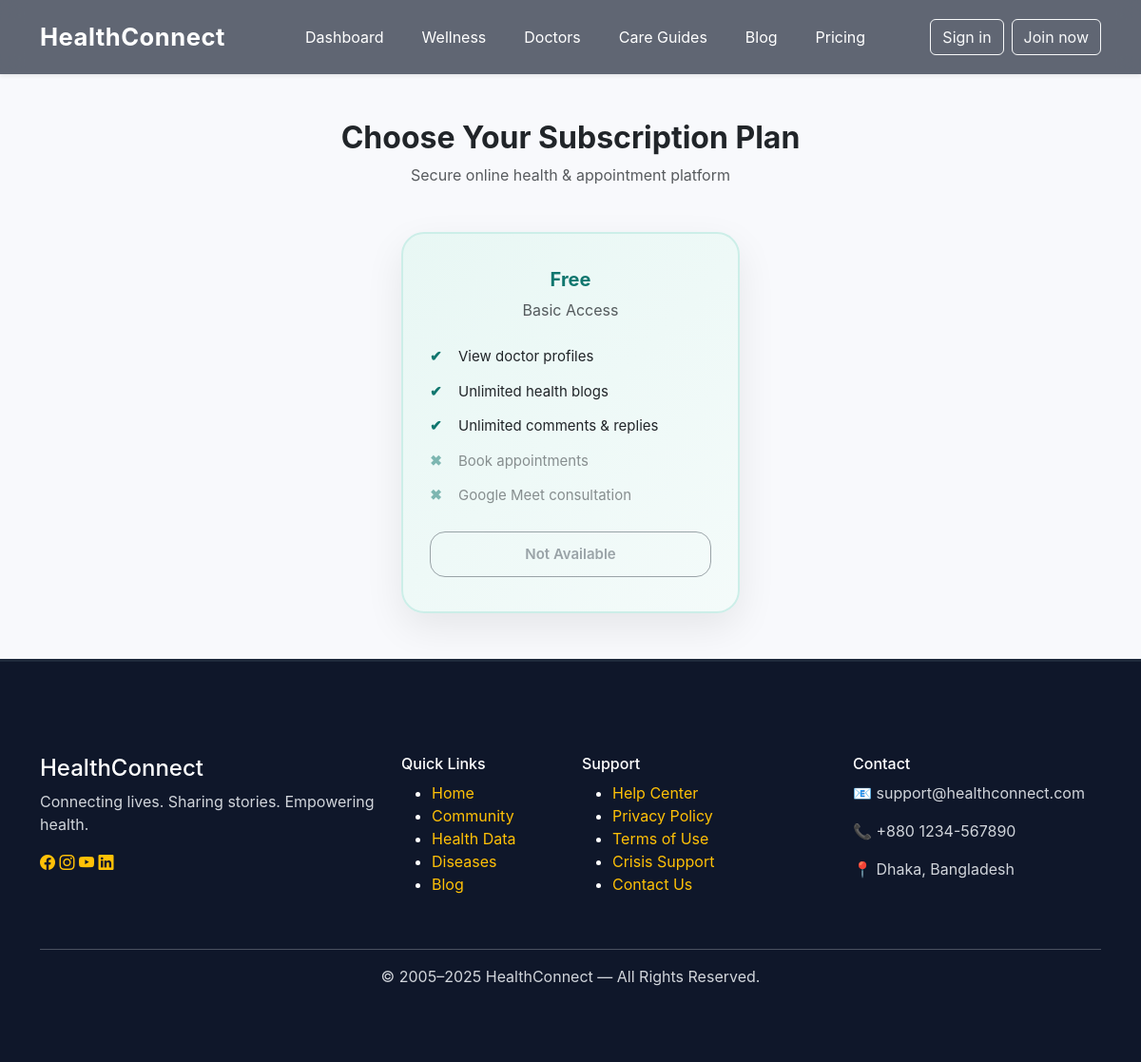
The app's page /subscriptions/plans/, older data.
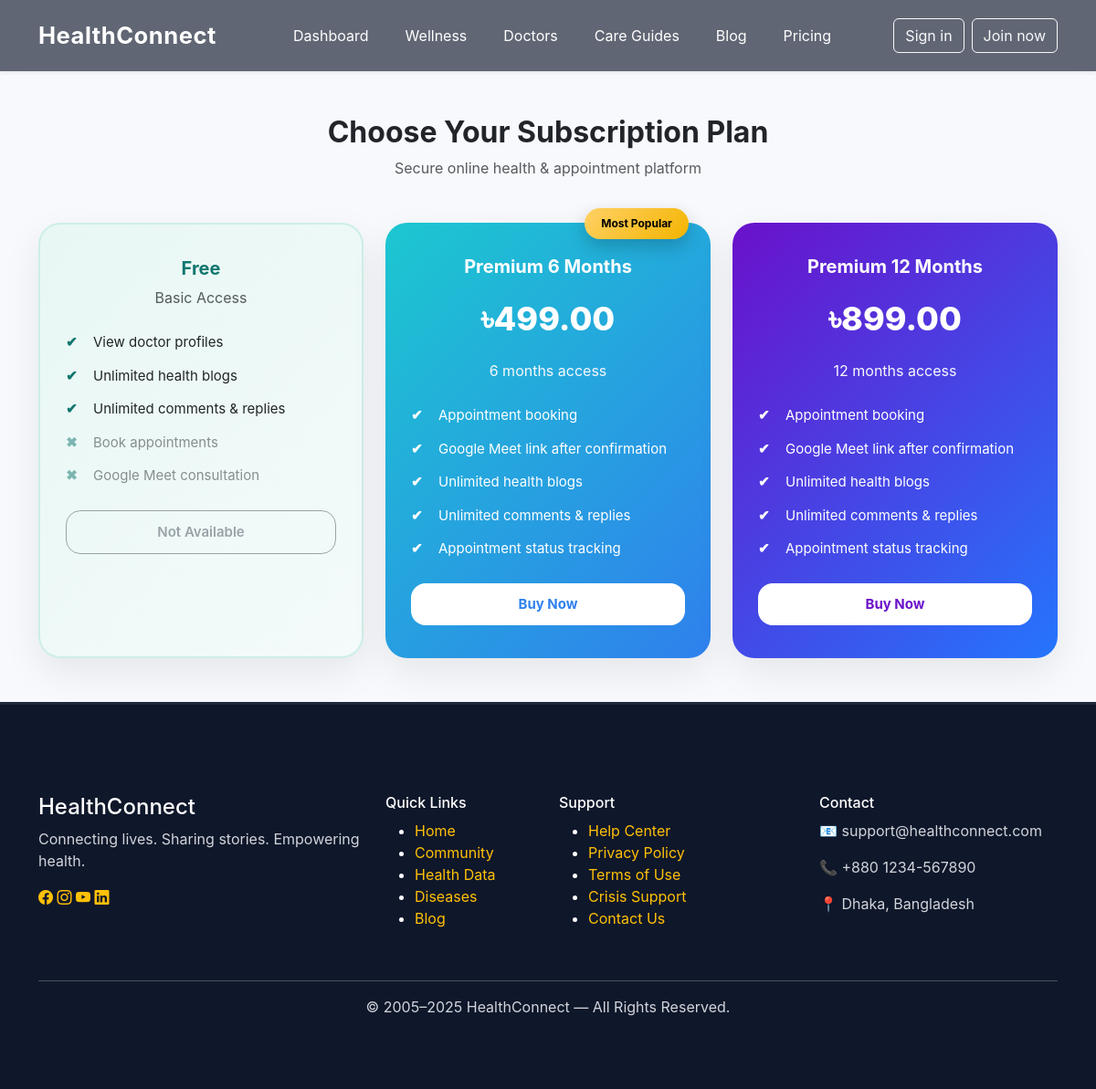
The same page, newer data.
### subscriptions/models.py (models this page shows, shortened)
class SubscriptionPlan(models.Model):
    PLAN_CHOICES = (
        ("premium_6", "Premium 6 Months"),
        ("premium_12", "Premium 12 Months"),
    )
    name = models.CharField(max_length=20, choices=PLAN_CHOICES, unique=True)
    price = models.DecimalField(max_digits=8, decimal_places=2)
    duration_months = models.PositiveIntegerField()

### subscriptions/views.py (the view)
# urls.py: path("plans/", views.subscription_plans, name="subscription_plans"),
def subscription_plans(request):
    plans = SubscriptionPlan.objects.all()
    return render(request, "subscriptions/plans.html", {"plans": plans})

### blog/context_processors.py (called while the page is built)
def unread_notifications(request):
    if request.user.is_authenticated:
        return {
            "unread_count": request.user.notifications.filter(is_read=False).count()
        }
    return {"unread_count": 0}

### subscriptions/templates/subscriptions/plans.html
{% extends "base.html" %}
{% load static %}
{% block content %}
<div class="container py-5">
  <h2 class="text-center fw-bold mb-2">Choose Your Subscription Plan</h2>
  <p class="text-center text-muted mb-5">
    Secure online health & appointment platform
  </p>
  <div class="row g-4 justify-content-center">
    <div class="col-md-4">
      <div class="pricing-card free">
        <h5 class="plan-title">Free</h5>
        <p class="text-muted">Basic Access</p>
        <ul class="plan-features">
          <li>View doctor profiles</li>
          <li>Unlimited health blogs</li>
          <li>Unlimited comments & replies</li>
          <li class="disabled">Book appointments</li>
          <li class="disabled">Google Meet consultation</li>
        </ul>
        <button class="btn btn-outline-secondary w-100" disabled>
          Not Available
        </button>
      </div>
    </div>
    {% for plan in plans %}
    <div class="col-md-4">
      {% if plan.name == "premium_6" %}
      <div class="pricing-card premium">
        <span class="badge-popular">Most Popular</span>
      {% else %}
      <div class="pricing-card premium-plus">
      {% endif %}
        <h5 class="plan-title">{{ plan.get_name_display }}</h5>
        <p class="price">৳{{ plan.price }}</p>
        <p class="text-light">{{ plan.duration_months }} months access</p>
        <ul class="plan-features">
          <li>Appointment booking</li>
          <li>Google Meet link after confirmation</li>
          <li>Unlimited health blogs</li>
          <li>Unlimited comments & replies</li>
          <li>Appointment status tracking</li>
        </ul>
        <a href="{% url 'payment_page' plan.id %}" class="btn w-100 fw-bold">
          Buy Now
        </a>
      </div>
    </div>
    {% endfor %}
  </div>
</div>
{% endblock %}

Row changes from the older to the newer data that the page shows:
added SubscriptionPlan: shows "Most Popular", name "Premium 6 Months", price "499.00", duration_months "6"
added SubscriptionPlan: name "Premium 12 Months", price "899.00", duration_months "12"
